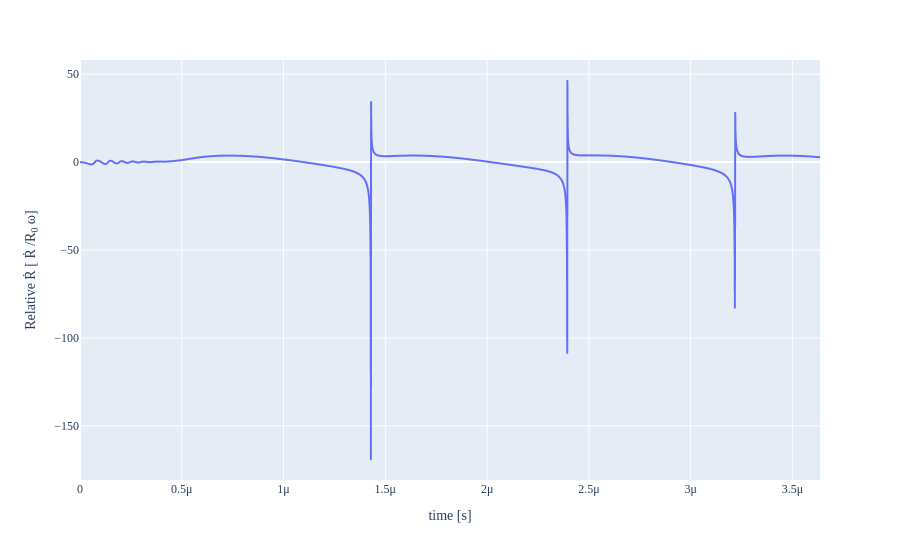

Notebook cell for this chart:
### Code cell
fig = px.line(x=BD_obj.time, y=BD_obj.Rdot)
fig.update_layout(
    font_family="'Serif",
    xaxis=dict(title="time [s]"),
    yaxis=dict(title="Relative <span>&#7768;</span> [ <span>&#7768;</span> /R<sub>0</sub> &#969;]"),
    font_size=12
)
fig.show()

# The HTML coding is used for greek letters and sub/superscripts and overdots in the labels. 
# The list of unicodes of letters can be found here: https://www.compart.com/en/unicode/U+03C9

### Figure 1 — Plotly figure (JSON) as saved in the notebook; plotly's stock layout.template omitted (floating-point values rounded to 4 significant figures; data arrays with more than 128 entries replaced by an {"elided": "..."} marker saying what was removed)
{"data": [{"hovertemplate": "x=%{x}<br>y=%{y}<extra></extra>", "legendgroup": "", "line": {"color": "#636efa", "dash": "solid"}, "marker": {"symbol": "circle"}, "mode": "lines", "name": "", "showlegend": false, "type": "scattergl", "x": {"elided": "4000 float values"}, "xaxis": "x", "y": {"elided": "10000 float values"}, "yaxis": "y"}], "layout": {"autosize": true, "font": {"family": "'Serif", "size": 12}, "legend": {"tracegroupgap": 0}, "margin": {"t": 60}, "xaxis": {"anchor": "y", "autorange": true, "domain": [0, 1], "range": [0, 3.635e-06], "title": {"text": "time [s]"}, "type": "linear"}, "yaxis": {"anchor": "x", "autorange": true, "domain": [0, 1], "range": [-194.9, 75.27], "title": {"text": "Relative <span>&#7768;</span> [ <span>&#7768;</span> /R<sub>0</sub> &#969;]"}, "type": "linear"}}}
